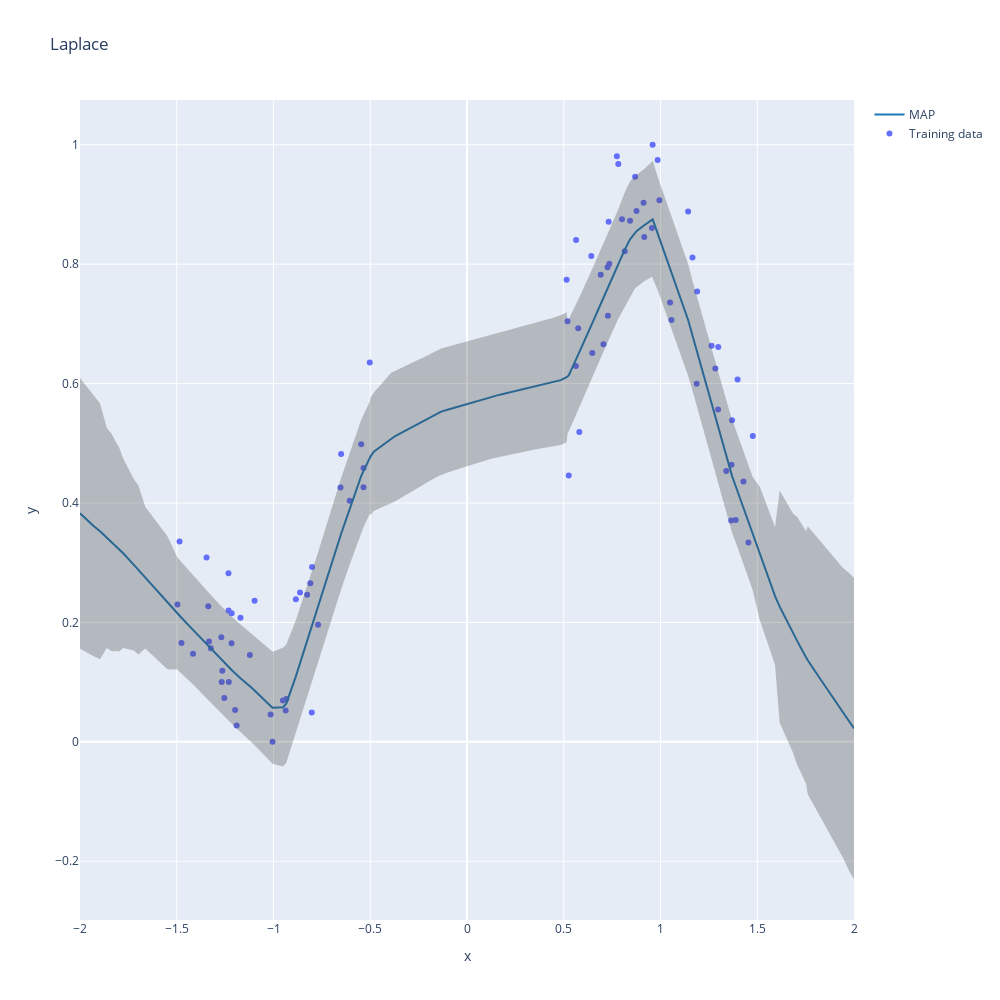

Notebook cell for this chart:
### Code cell
fig = bayesian_regression(la, train_dataloader, test_dataloader, title="Laplace")
fig.show()

### Figure 1 — Plotly figure (JSON) as saved in the notebook; plotly's stock layout.template omitted (floating-point values rounded to 4 significant figures; data arrays with more than 128 entries replaced by an {"elided": "..."} marker saying what was removed)
{"data": [{"mode": "markers", "name": "Training data", "type": "scatter", "x": [-1.337, -0.6506, -1.171, -1.005, 1.057, -0.9341, -0.535, 0.9595, -1.232, -0.8099, 0.5148, 0.5804, 1.143, 0.5637, 0.9558, -0.6063, -1.216, 0.7052, 1.389, -0.6537, -0.9513, -1.476, -0.8008, -1.231, -1.333, 0.8427, -1.015, -0.8628, 0.9943, 0.8153, -1.324, 0.7821, 0.732, -0.9371, 0.916, -1.098, -1.346, -0.5465, 0.7744, -1.217, 0.9124, -1.268, 1.298, 0.801, 1.367, -0.8263, 0.5257, -1.416, 1.34, -0.5026, 1.37, 0.8687, 1.454, 1.298, 0.6426, 1.189, -1.233, 0.7281, -0.5347, 0.9853, -1.269, -1.191, -0.8023, -1.264, 1.049, -1.485, 1.165, -1.198, -1.254, 0.7264, 1.429, 0.8759, 1.187, 1.365, 0.691, -1.497, 1.477, -0.8844, 1.264, -0.7696, 0.6475, 0.5193, 1.398, 0.7356, -1.122, 0.5746, 0.5625, 1.284], "y": [0.227, 0.4821, 0.2079, 0.0002694, 0.7064, 0.07159, 0.4262, 1, 0.2198, 0.2654, 0.7739, 0.519, 0.8881, 0.8404, 0.8604, 0.4038, 0.2155, 0.6661, 0.3717, 0.4258, 0.0692, 0.1654, 0.2929, 0.1003, 0.1682, 0.8726, 0.04574, 0.25, 0.9072, 0.8218, 0.1568, 0.9678, 0.8711, 0.05267, 0.8457, 0.2363, 0.3086, 0.4982, 0.9809, 0.165, 0.9028, 0.1003, 0.6611, 0.8752, 0.464, 0.2465, 0.4462, 0.1474, 0.4535, 0.6354, 0.5385, 0.9466, 0.3337, 0.5567, 0.8137, 0.7541, 0.2824, 0.7138, 0.4586, 0.9745, 0.1754, 0.02753, 0.04906, 0.1191, 0.7357, 0.3355, 0.8111, 0.05341, 0.07352, 0.7949, 0.4361, 0.8891, 0.5999, 0.3708, 0.7823, 0.23, 0.5121, 0.2386, 0.6634, 0.1961, 0.6513, 0.7046, 0.6069, 0.8006, 0.1456, 0.6929, 0.6296, 0.6255]}, {"line": {"color": "rgb(31, 119, 180)"}, "mode": "lines", "name": "MAP", "type": "scatter", "x": {"elided": "184 float values"}, "y": {"elided": "184 float values"}}, {"line": {"width": 0}, "marker": {"color": "#444"}, "mode": "lines", "name": "Upper Bound", "showlegend": false, "type": "scatter", "x": {"elided": "184 float values"}, "y": {"elided": "184 float values"}}, {"fill": "tonexty", "fillcolor": "rgba(68, 68, 68, 0.3)", "line": {"width": 0}, "marker": {"color": "#444"}, "mode": "lines", "name": "Lower Bound", "showlegend": false, "type": "scatter", "x": {"elided": "184 float values"}, "y": {"elided": "184 float values"}}], "layout": {"autosize": false, "height": 1000, "hovermode": "x", "title": {"text": "Laplace"}, "width": 1000, "xaxis": {"title": {"text": "x"}}, "yaxis": {"title": {"text": "y"}}}}
